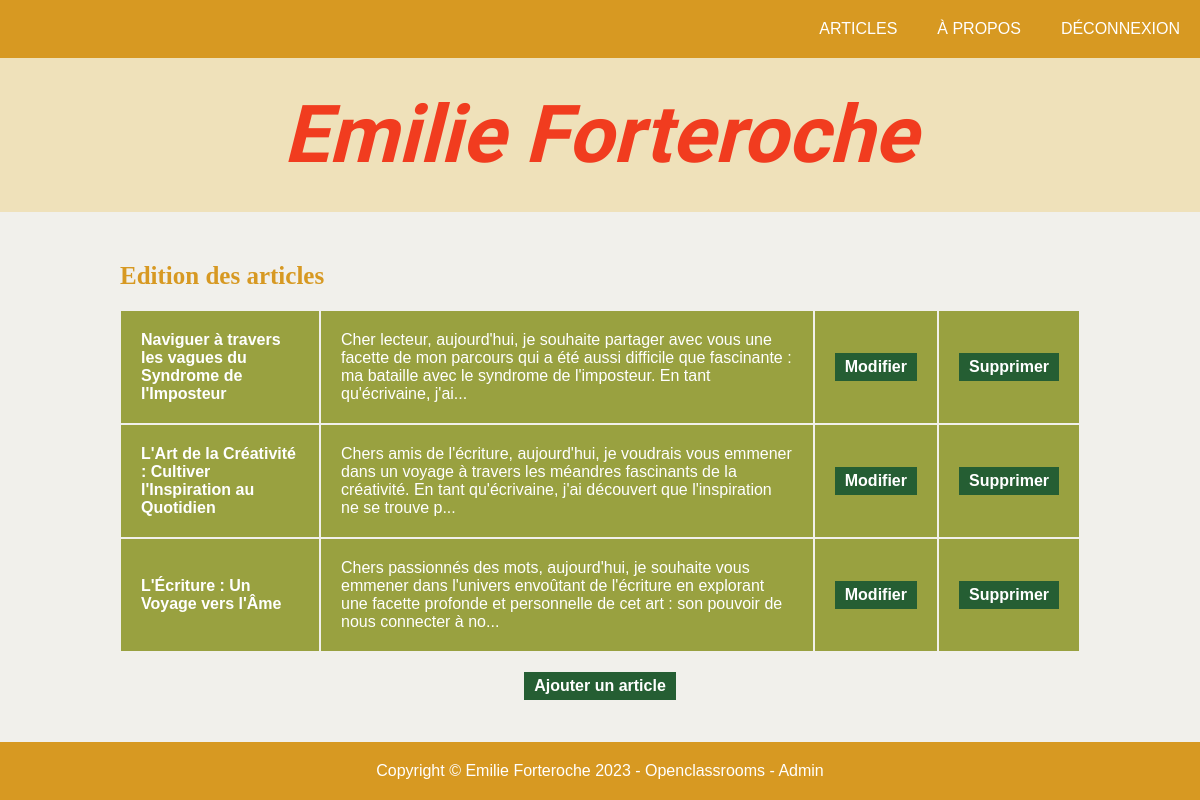
Page /index.php?action=admin (signed in) on the committed database.
### tables this page shows
CREATE TABLE `article` (
  `id` int NOT NULL,
  `id_user` int NOT NULL,
  `title` varchar(255) NOT NULL,
  `content` text NOT NULL,
  `date_creation` datetime NOT NULL,
  `date_update` datetime DEFAULT NULL,
  `views` int UNSIGNED NOT NULL DEFAULT '0'
);

### views/View.php (called while the page is built, shortened)
<?php
class View
{
    public function render(string $viewName, array $params = []) : void
    {
        $viewPath = $this->buildViewPath($viewName);
        $content = $this->_renderViewFromTemplate($viewPath, $params);
    }
    private function _renderViewFromTemplate(string $viewPath, array $params = []) : string
    {
        if (file_exists($viewPath)) {
            extract($params);
            require($viewPath);
            return ob_get_clean();
        } else {
            throw new Exception("La vue '$viewPath' est introuvable.");
        }
    }
    private function buildViewPath(string $viewName) : string
    {
        return TEMPLATE_VIEW_PATH . $viewName . '.php';
    }
}

### controllers/AdminController.php (called while the page is built, shortened)
<?php
class AdminController {
    public function showAdmin() : void
    {
        $articleManager = new ArticleManager();
        $articles = $articleManager->getAllArticles();
        $view = new View("Administration");
        $view->render("admin", [
            'articles' => $articles
        ]);
    }
}

### index.php (called while the page is built, shortened)
<?php
$action = Utils::request('action', 'home');
try {
    switch ($action) {
        case 'admin':
            $adminController = new AdminController();
            $adminController->showAdmin();
            break;
    }
} catch (Exception $e) {
    $errorView = new View('Erreur');
    $errorView->render('errorPage', ['errorMessage' => $e->getMessage()]);
}

### models/DBManager.php (called while the page is built, shortened)
<?php
class DBManager
{
    private static $instance;
    private $db;
    private function __construct()
    {
        $this->db = new PDO('mysql:host=' . DB_HOST . ';dbname=' . DB_NAME . ';charset=utf8', DB_USER, DB_PASS);
        $this->db->setAttribute(PDO::ATTR_ERRMODE, PDO::ERRMODE_EXCEPTION);
        $this->db->setAttribute(PDO::ATTR_DEFAULT_FETCH_MODE, PDO::FETCH_ASSOC);
    }
    public static function getInstance() : DBManager
    {
        if (!self::$instance) {
            self::$instance = new DBManager();
        }
        return self::$instance;
    }
    public function query(string $sql, ?array $params = null) : PDOStatement
    {
        if ($params == null) {
            $query = $this->db->query($sql);
        } else {
            $query = $this->db->prepare($sql);
            $query->execute($params);
        }
        return $query;
    }
}

### models/ArticleManager.php (called while the page is built, shortened)
<?php
class ArticleManager extends AbstractEntityManager
{
    public function getAllArticles() : array
    {
        $sql = "SELECT * FROM article";
        $result = $this->db->query($sql);
        $articles = [];
        while ($article = $result->fetch()) {
            $articles[] = new Article($article);
        }
        return $articles;
    }
}

### models/AbstractEntity.php (called while the page is built, shortened)
<?php
abstract class AbstractEntity
{
    protected int $id = -1;
    protected function hydrate(array $data) : void
    {
        foreach ($data as $key => $value) {
            $method = 'set' . str_replace('_', '', ucwords($key, '_'));
        }
    }
    public function setId(int $id) : void
    {
        $this->id = $id;
    }
    public function getId() : int
    {
        return $this->id;
    }
}

### models/Article.php (called while the page is built, shortened)
<?php
 class Article extends AbstractEntity
 {
    private string $title = "";
    private string $content = "";
    public function setTitle(string $title) : void
    {
        $this->title = $title;
    }
    public function getTitle() : string
    {
        return $this->title;
    }
    public function setContent(string $content) : void
    {
        $this->content = $content;
    }
    public function getContent(int $length = -1) : string
    {
        if ($length > 0) {
            $content = mb_substr($this->content, 0, $length);
            if (strlen($this->content) > $length) {
                $content .= "...";
            }
            return $content;
        }
        return $this->content;
    }
    public function setDateCreation(string|DateTime $dateCreation, string $format = 'Y-m-d H:i:s') : void
    {
        if (is_string($dateCreation)) {
            $dateCreation = DateTime::createFromFormat($format, $dateCreation);
        }
    }
    public function setDateUpdate(string|DateTime $dateUpdate, string $format = 'Y-m-d H:i:s') : void
    {
        if (is_string($dateUpdate)) {
            $dateUpdate = DateTime::createFromFormat($format, $dateUpdate);
        }
    }
 }

### services/Utils.php (called while the page is built, shortened)
<?php
class Utils {
    public static function askConfirmation(string $message) : string
    {
        return "onclick=\"return confirm('$message');\"";
    }
}

### views/templates/admin.php (the view, shortened to what this page needs)
<h2>Edition des articles</h2>
<div class="adminArticle">
    <?php foreach ($articles as $article) { ?>
        <div class="articleLine">
            <div class="title"><?= $article->getTitle() ?></div>
            <div class="content"><?= $article->getContent(200) ?></div>
            <div><a class="submit" href="index.php?action=showUpdateArticleForm&id=<?= $article->getId() ?>">Modifier</a></div>
            <div><a class="submit" href="index.php?action=deleteArticle&id=<?= $article->getId() ?>" <?= Utils::askConfirmation("Êtes-vous sûr de vouloir supprimer cet article ?") ?> >Supprimer</a></div>
        </div>
    <?php } ?>
</div>
<a class="submit" href="index.php?action=showUpdateArticleForm">Ajouter un article</a>

### css/style.css (style rules this page uses)
* { margin: 0; padding: 0; box-sizing: border-box; }
:root { --backgroundColor: #f1f0eb; --headerColor: #d79922; --headerPaleColor: #efe1ba; --titleColor: #f13c1f; --dateColor: #3f56a4; --quoteColor: #c5cbe4; --commentPaleColor: #99a140; --commentColor: #255E33; }
body { display: flex; flex-direction: column; align-items: center; font-family: 'arial', sans-serif; background-color: var(--backgroundColor); }
h2 { width: 100%; margin: 20px 0; font-size: 25px; font-family: 'Times New Roman', Times, serif; color: var(--headerColor); }
a { text-decoration: none; color: inherit; }
.submit { padding: 5px 10px; font-weight: bold; color: white; background-color: var(--commentColor); border: none; }
.adminArticle { margin-bottom: 20px; background-color: var(--commentPaleColor); color: white; }
.articleLine { display: flex; }
.articleLine div { display: flex; align-items: center; }
.articleLine .title { font-weight: bold; min-width: 200px; width: 200px; }
.articleLine .content { flex-grow: 1; }
.articleLine > div { padding: 20px; border: 1px solid var(--backgroundColor); }

### rows in the picture
article: title "Naviguer à travers les vagues du Syndrome de l'Imposteur", content "Cher lecteur, aujourd'hui, je souhaite partager avec vous une facette de mon parcours qui a été aussi difficile que fascinante : ma bataille avec le syndrome de l'imposteur. En tant qu'écrivaine, j'ai..."
article: title "L'Art de la Créativité : Cultiver l'Inspiration au Quotidien", content "Chers amis de l'écriture, aujourd'hui, je voudrais vous emmener dans un voyage à travers les méandres fascinants de la créativité. En tant qu'écrivaine, j'ai découvert que l'inspiration ne se trouve p..."
article: title "L'Écriture : Un Voyage vers l'Âme", content "Chers passionnés des mots, aujourd'hui, je souhaite vous emmener dans l'univers envoûtant de l'écriture en explorant une facette profonde et personnelle de cet art : son pouvoir de nous connecter à no..."
